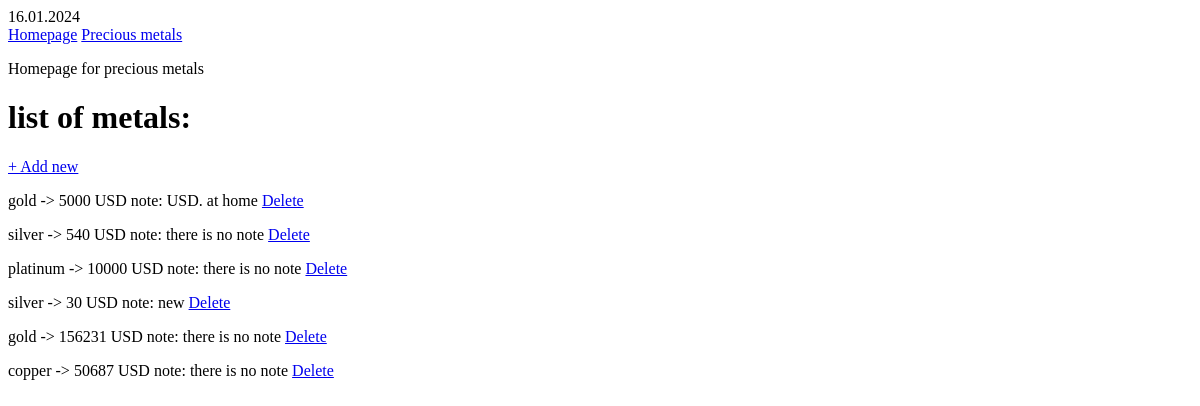
Before: /precious_metal/ with the older database file.
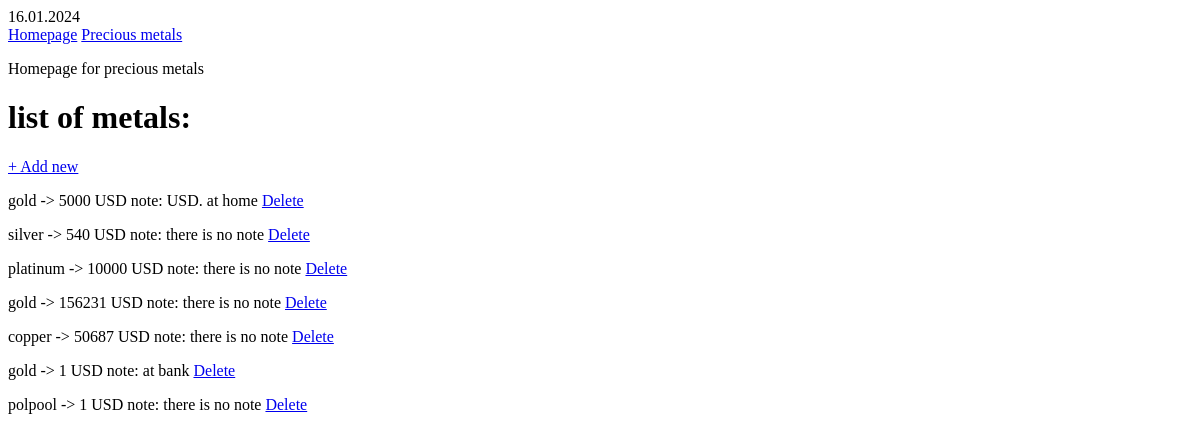
After: the same page with the newer database file.
### precious_metal/models.py (models this page shows, shortened)
class PreciousMetal(models.Model):
    item = models.CharField(max_length=30)
    value = models.IntegerField()
    note = models.CharField(null=True, blank=True, max_length=255)
    created = models.DateTimeField(auto_now_add=True)

### precious_metal/views.py (the view)
# urls.py: path("", PreciousMetalHomepage.as_view(), name="precious_metal_homepage"),
class PreciousMetalHomepage(ListView): #Listview has probably "objectlist" as original function
    model = PreciousMetal
    template_name = "precious_metal/homepage_precious_metal.html"

### precious_metal/templates/precious_metal/homepage_precious_metal.html (shortened to what this page needs)
{% extends "base/base.html" %}
{% block body %}
<p>Homepage for precious metals</p>
<h1>list of metals:</h1>
<p><a href="{% url "metal_create" %}">+ Add new</a></p>
{% for metal in object_list %}
        <p>{{ metal.item }} -> {{ metal.value }} USD    note:
            {% if metal.note == None %}
                <span>there is no note</span>
            {% else %}
                <span>{{ metal.note }}</span>
            {% endif %}
        <span>
            <a href="{% url "metal_delete" metal.id %}">Delete</a>
        </span>
        </p>
    {% endfor %}
{% endblock body %}

### base/templates/base/base.html (shortened to what this page needs)
<!DOCTYPE html>
<html lang="en">
<head>
</head>
<span>{% now "d.m.Y" %}</span><br>
<span><a href="{% url "base_homepage" %}">Homepage</a></span>
<span><a href="{% url "precious_metal_homepage" %}">Precious metals</a></span>
<div>
    {% block body %}
    {% endblock body %}
</div>
</html>

Changed rows visible on the page:
removed PreciousMetal: item "silver", value "30", note "new"
added PreciousMetal: item "gold", value "1", note "at bank"
added PreciousMetal: item "polpool", value "1", shows "there is no note"
